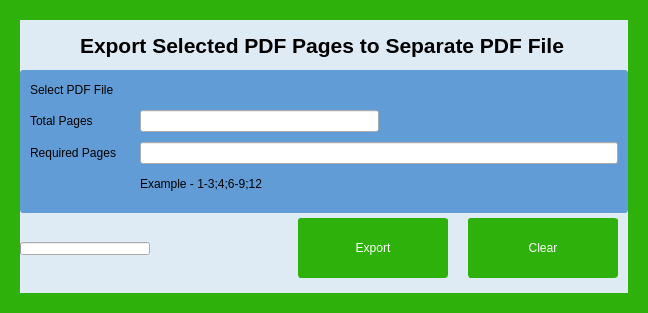
<?xml version="1.0" encoding="UTF-8"?>
<ui version="4.0">
 <class>Frame</class>
 <widget class="QFrame" name="Frame">
  <property name="geometry">
   <rect>
    <x>0</x>
    <y>0</y>
    <width>648</width>
    <height>313</height>
   </rect>
  </property>
  <property name="windowTitle">
   <string>Frame</string>
  </property>
  <property name="styleSheet">
   <string notr="true">
QFrame{
	border-width: 20;
	border-color: rgb(46, 177, 11);
	border-radius: 3;
	border-style: solid;
}

QPushButton{
	border-width: 1;
	border-color: rgb(46, 177, 11);
	border-radius: 3;
	border-style: solid;
	background-color: rgb(46, 177, 11);
	color: rgb(254, 254, 254);		
	font: 75 14pt &quot;Arial&quot;;
}</string>
  </property>
  <layout class="QVBoxLayout" name="verticalLayout_8">
   <property name="spacing">
    <number>0</number>
   </property>
   <property name="leftMargin">
    <number>0</number>
   </property>
   <property name="topMargin">
    <number>0</number>
   </property>
   <property name="rightMargin">
    <number>0</number>
   </property>
   <property name="bottomMargin">
    <number>0</number>
   </property>
   <item>
    <layout class="QVBoxLayout" name="verticalLayout">
     <property name="spacing">
      <number>0</number>
     </property>
     <property name="leftMargin">
      <number>0</number>
     </property>
     <property name="rightMargin">
      <number>0</number>
     </property>
     <item>
      <widget class="QFrame" name="titleFrame">
       <property name="sizePolicy">
        <sizepolicy hsizetype="Preferred" vsizetype="Expanding">
         <horstretch>0</horstretch>
         <verstretch>0</verstretch>
        </sizepolicy>
       </property>
       <property name="minimumSize">
        <size>
         <width>0</width>
         <height>50</height>
        </size>
       </property>
       <property name="maximumSize">
        <size>
         <width>16777215</width>
         <height>80</height>
        </size>
       </property>
       <property name="autoFillBackground">
        <bool>false</bool>
       </property>
       <property name="styleSheet">
        <string notr="true">


QFrame{
	border-width: 0;
	border-color: rgb(46, 177, 11);
	border-radius: 3;
	border-style: solid;
	background-color: rgb(222, 235, 244);
}

</string>
       </property>
       <property name="frameShape">
        <enum>QFrame::StyledPanel</enum>
       </property>
       <property name="frameShadow">
        <enum>QFrame::Raised</enum>
       </property>
       <layout class="QHBoxLayout" name="horizontalLayout">
        <property name="spacing">
         <number>0</number>
        </property>
        <property name="leftMargin">
         <number>0</number>
        </property>
        <property name="topMargin">
         <number>0</number>
        </property>
        <property name="rightMargin">
         <number>0</number>
        </property>
        <property name="bottomMargin">
         <number>0</number>
        </property>
        <item>
         <layout class="QHBoxLayout" name="horizontalLayout_5">
          <property name="spacing">
           <number>0</number>
          </property>
          <property name="leftMargin">
           <number>10</number>
          </property>
          <item>
           <widget class="QLabel" name="_lblFrameIcon">
            <property name="sizePolicy">
             <sizepolicy hsizetype="Fixed" vsizetype="Fixed">
              <horstretch>0</horstretch>
              <verstretch>0</verstretch>
             </sizepolicy>
            </property>
            <property name="minimumSize">
             <size>
              <width>50</width>
              <height>50</height>
             </size>
            </property>
            <property name="maximumSize">
             <size>
              <width>50</width>
              <height>50</height>
             </size>
            </property>
            <property name="styleSheet">
             <string notr="true"/>
            </property>
            <property name="text">
             <string/>
            </property>
            <property name="pixmap">
             <pixmap resource="Resources.qrc">:/resources/images/resources/images/pdf2pdf2.png</pixmap>
            </property>
            <property name="scaledContents">
             <bool>true</bool>
            </property>
           </widget>
          </item>
          <item>
           <widget class="QLabel" name="_lblFrameTitle">
            <property name="sizePolicy">
             <sizepolicy hsizetype="Expanding" vsizetype="Expanding">
              <horstretch>0</horstretch>
              <verstretch>0</verstretch>
             </sizepolicy>
            </property>
            <property name="minimumSize">
             <size>
              <width>0</width>
              <height>50</height>
             </size>
            </property>
            <property name="maximumSize">
             <size>
              <width>16777215</width>
              <height>80</height>
             </size>
            </property>
            <property name="font">
             <font>
              <pointsize>16</pointsize>
              <weight>75</weight>
              <bold>true</bold>
             </font>
            </property>
            <property name="styleSheet">
             <string notr="true"/>
            </property>
            <property name="text">
             <string>Export Selected PDF Pages to Separate PDF File</string>
            </property>
           </widget>
          </item>
         </layout>
        </item>
       </layout>
      </widget>
     </item>
     <item>
      <widget class="QFrame" name="bodyFrame">
       <property name="styleSheet">
        <string notr="true">QFrame{
	border-width: 0;
	border-color: rgb(46, 177, 11);
	border-radius: 3;
	border-style: solid;
	background-color: rgb(97, 156, 214);
}


</string>
       </property>
       <property name="frameShape">
        <enum>QFrame::StyledPanel</enum>
       </property>
       <property name="frameShadow">
        <enum>QFrame::Raised</enum>
       </property>
       <layout class="QVBoxLayout" name="verticalLayout_7">
        <property name="leftMargin">
         <number>0</number>
        </property>
        <property name="topMargin">
         <number>10</number>
        </property>
        <property name="rightMargin">
         <number>0</number>
        </property>
        <property name="bottomMargin">
         <number>0</number>
        </property>
        <item>
         <layout class="QVBoxLayout" name="verticalLayout_2">
          <property name="spacing">
           <number>10</number>
          </property>
          <property name="leftMargin">
           <number>10</number>
          </property>
          <property name="rightMargin">
           <number>10</number>
          </property>
          <item>
           <widget class="QLabel" name="label_11">
            <property name="minimumSize">
             <size>
              <width>0</width>
              <height>20</height>
             </size>
            </property>
            <property name="maximumSize">
             <size>
              <width>16777215</width>
              <height>30</height>
             </size>
            </property>
            <property name="autoFillBackground">
             <bool>false</bool>
            </property>
            <property name="styleSheet">
             <string notr="true"/>
            </property>
            <property name="text">
             <string>Select PDF File</string>
            </property>
           </widget>
          </item>
          <item>
           <layout class="QHBoxLayout" name="horizontalLayout_2">
            <property name="leftMargin">
             <number>0</number>
            </property>
            <property name="topMargin">
             <number>0</number>
            </property>
            <property name="rightMargin">
             <number>0</number>
            </property>
            <item>
             <widget class="QLabel" name="label">
              <property name="sizePolicy">
               <sizepolicy hsizetype="Preferred" vsizetype="Preferred">
                <horstretch>0</horstretch>
                <verstretch>0</verstretch>
               </sizepolicy>
              </property>
              <property name="minimumSize">
               <size>
                <width>100</width>
                <height>0</height>
               </size>
              </property>
              <property name="maximumSize">
               <size>
                <width>200</width>
                <height>16777215</height>
               </size>
              </property>
              <property name="text">
               <string>Total Pages</string>
              </property>
             </widget>
            </item>
            <item>
             <widget class="QLineEdit" name="_txtTotalPages"/>
            </item>
            <item>
             <spacer name="horizontalSpacer">
              <property name="orientation">
               <enum>Qt::Horizontal</enum>
              </property>
              <property name="sizeHint" stdset="0">
               <size>
                <width>40</width>
                <height>20</height>
               </size>
              </property>
             </spacer>
            </item>
           </layout>
          </item>
          <item>
           <layout class="QHBoxLayout" name="horizontalLayout_3">
            <property name="leftMargin">
             <number>0</number>
            </property>
            <property name="topMargin">
             <number>0</number>
            </property>
            <item>
             <widget class="QLabel" name="label_2">
              <property name="sizePolicy">
               <sizepolicy hsizetype="Fixed" vsizetype="Preferred">
                <horstretch>0</horstretch>
                <verstretch>0</verstretch>
               </sizepolicy>
              </property>
              <property name="minimumSize">
               <size>
                <width>100</width>
                <height>0</height>
               </size>
              </property>
              <property name="maximumSize">
               <size>
                <width>100</width>
                <height>16777215</height>
               </size>
              </property>
              <property name="text">
               <string>Required Pages</string>
              </property>
             </widget>
            </item>
            <item>
             <widget class="QLineEdit" name="_txtRequiredPages"/>
            </item>
           </layout>
          </item>
          <item>
           <layout class="QHBoxLayout" name="horizontalLayout_7">
            <property name="spacing">
             <number>10</number>
            </property>
            <property name="topMargin">
             <number>0</number>
            </property>
            <item>
             <widget class="QLabel" name="label_12">
              <property name="sizePolicy">
               <sizepolicy hsizetype="Fixed" vsizetype="Preferred">
                <horstretch>0</horstretch>
                <verstretch>0</verstretch>
               </sizepolicy>
              </property>
              <property name="minimumSize">
               <size>
                <width>100</width>
                <height>20</height>
               </size>
              </property>
              <property name="maximumSize">
               <size>
                <width>100</width>
                <height>30</height>
               </size>
              </property>
              <property name="styleSheet">
               <string notr="true"/>
              </property>
              <property name="text">
               <string/>
              </property>
             </widget>
            </item>
            <item>
             <widget class="QLabel" name="_lblExample">
              <property name="text">
               <string>Example - 1-3;4;6-9;12</string>
              </property>
             </widget>
            </item>
            <item>
             <spacer name="horizontalSpacer_2">
              <property name="orientation">
               <enum>Qt::Horizontal</enum>
              </property>
              <property name="sizeHint" stdset="0">
               <size>
                <width>40</width>
                <height>20</height>
               </size>
              </property>
             </spacer>
            </item>
           </layout>
          </item>
         </layout>
        </item>
        <item>
         <spacer name="verticalSpacer_3">
          <property name="orientation">
           <enum>Qt::Vertical</enum>
          </property>
          <property name="sizeHint" stdset="0">
           <size>
            <width>20</width>
            <height>40</height>
           </size>
          </property>
         </spacer>
        </item>
       </layout>
      </widget>
     </item>
     <item>
      <widget class="QFrame" name="bottomFrame">
       <property name="sizePolicy">
        <sizepolicy hsizetype="Expanding" vsizetype="Expanding">
         <horstretch>0</horstretch>
         <verstretch>0</verstretch>
        </sizepolicy>
       </property>
       <property name="minimumSize">
        <size>
         <width>0</width>
         <height>80</height>
        </size>
       </property>
       <property name="maximumSize">
        <size>
         <width>16777215</width>
         <height>100</height>
        </size>
       </property>
       <property name="styleSheet">
        <string notr="true">


QFrame{
	border-width: 0;
	border-color: rgb(46, 177, 11);
	border-radius: 3;
	border-style: solid;
	background-color: rgb(222, 235, 244);
}

</string>
       </property>
       <property name="frameShape">
        <enum>QFrame::StyledPanel</enum>
       </property>
       <property name="frameShadow">
        <enum>QFrame::Raised</enum>
       </property>
       <layout class="QHBoxLayout" name="horizontalLayout_12">
        <property name="spacing">
         <number>0</number>
        </property>
        <property name="leftMargin">
         <number>0</number>
        </property>
        <property name="topMargin">
         <number>0</number>
        </property>
        <property name="rightMargin">
         <number>0</number>
        </property>
        <item>
         <layout class="QHBoxLayout" name="horizontalLayout_13">
          <property name="spacing">
           <number>20</number>
          </property>
          <property name="rightMargin">
           <number>10</number>
          </property>
          <item>
           <layout class="QHBoxLayout" name="horizontalLayout_14">
            <property name="spacing">
             <number>10</number>
            </property>
            <item>
             <widget class="QProgressBar" name="progressBar">
              <property name="sizePolicy">
               <sizepolicy hsizetype="Fixed" vsizetype="Fixed">
                <horstretch>0</horstretch>
                <verstretch>0</verstretch>
               </sizepolicy>
              </property>
              <property name="minimumSize">
               <size>
                <width>130</width>
                <height>13</height>
               </size>
              </property>
              <property name="maximumSize">
               <size>
                <width>130</width>
                <height>13</height>
               </size>
              </property>
              <property name="value">
               <number>0</number>
              </property>
              <property name="textVisible">
               <bool>false</bool>
              </property>
             </widget>
            </item>
            <item>
             <widget class="QLabel" name="_lblProgressStatus">
              <property name="sizePolicy">
               <sizepolicy hsizetype="Preferred" vsizetype="Fixed">
                <horstretch>0</horstretch>
                <verstretch>0</verstretch>
               </sizepolicy>
              </property>
              <property name="text">
               <string/>
              </property>
             </widget>
            </item>
           </layout>
          </item>
          <item>
           <widget class="QPushButton" name="_btnExport2SeperatePdf">
            <property name="sizePolicy">
             <sizepolicy hsizetype="Expanding" vsizetype="Expanding">
              <horstretch>0</horstretch>
              <verstretch>0</verstretch>
             </sizepolicy>
            </property>
            <property name="minimumSize">
             <size>
              <width>120</width>
              <height>40</height>
             </size>
            </property>
            <property name="maximumSize">
             <size>
              <width>150</width>
              <height>60</height>
             </size>
            </property>
            <property name="text">
             <string>Export</string>
            </property>
            <property name="icon">
             <iconset resource="Resources.qrc">
              <normaloff>:/resources/images/resources/images/export.png</normaloff>:/resources/images/resources/images/export.png</iconset>
            </property>
            <property name="iconSize">
             <size>
              <width>16</width>
              <height>16</height>
             </size>
            </property>
           </widget>
          </item>
          <item>
           <widget class="QPushButton" name="_btnClear">
            <property name="sizePolicy">
             <sizepolicy hsizetype="Expanding" vsizetype="Expanding">
              <horstretch>0</horstretch>
              <verstretch>0</verstretch>
             </sizepolicy>
            </property>
            <property name="minimumSize">
             <size>
              <width>120</width>
              <height>40</height>
             </size>
            </property>
            <property name="maximumSize">
             <size>
              <width>150</width>
              <height>60</height>
             </size>
            </property>
            <property name="text">
             <string>Clear</string>
            </property>
            <property name="icon">
             <iconset resource="Resources.qrc">
              <normaloff>:/resources/images/resources/images/clear.png</normaloff>:/resources/images/resources/images/clear.png</iconset>
            </property>
           </widget>
          </item>
         </layout>
        </item>
       </layout>
      </widget>
     </item>
    </layout>
   </item>
  </layout>
 </widget>
 <resources>
  <include location="Resources.qrc"/>
 </resources>
 <connections/>
</ui>
